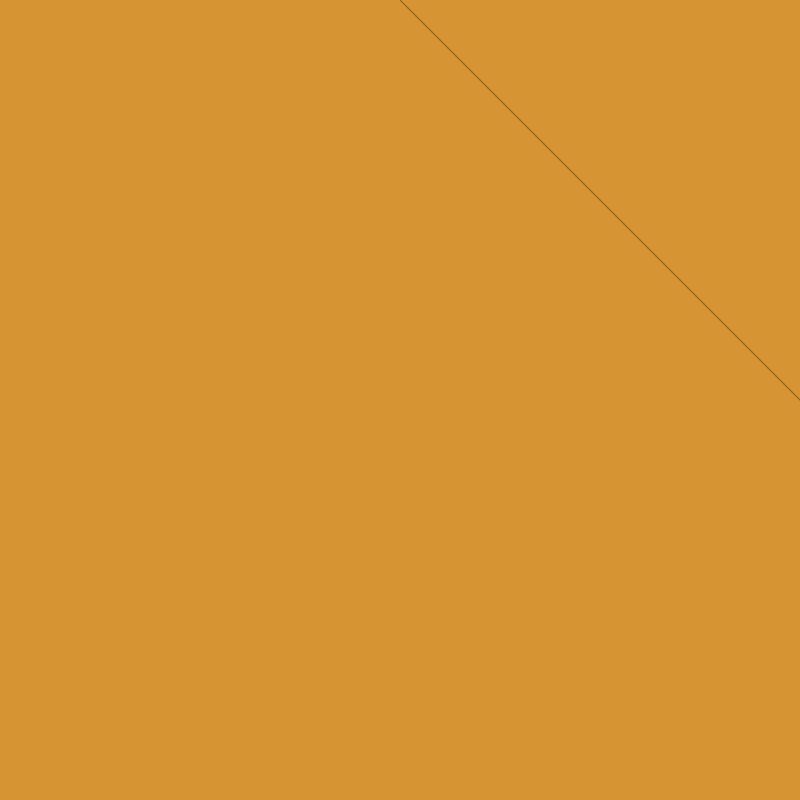
Frame 1 (no input)
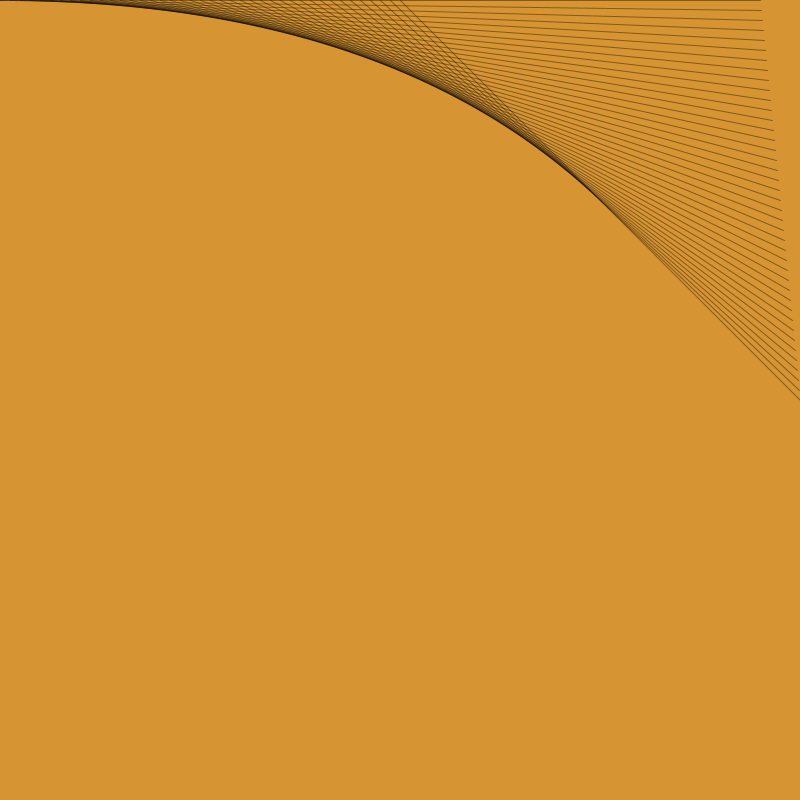
Frame 60 (the mouse pressed at the canvas centre just before this capture)
Frame 120 (the mouse held since frame 60 and released just before this capture): identical to frame 60, image omitted

The Processing sketch that drew these frames (run headless with seeded random() and noise(); from frame 60 on, the mouse is pressed at the canvas centre):

// Processing sketch: SaraStar
// ── SaraStar.pde
int posx, posy;
int contx1, conty1;

void setup() {
  size(800, 800); // Canvas Size
  background(214, 148, 50); // Orange background
  stroke(0, 100); // Semi-transparent black lines
  noFill();
  init();
}

void draw() {
  line(contx1, posy, posx, conty1);

  contx1 -= 1; //
  posy += -10; // 
  posx -= 10; // 
  conty1 += 0; // 

  if (conty1 >= height / 2) {
    noLoop(); // Stop the draw loop
  }
}

void init() {
  posx = width / 2;
  posy = height / 2;
  contx1 = width;
  conty1 = 0;
}
